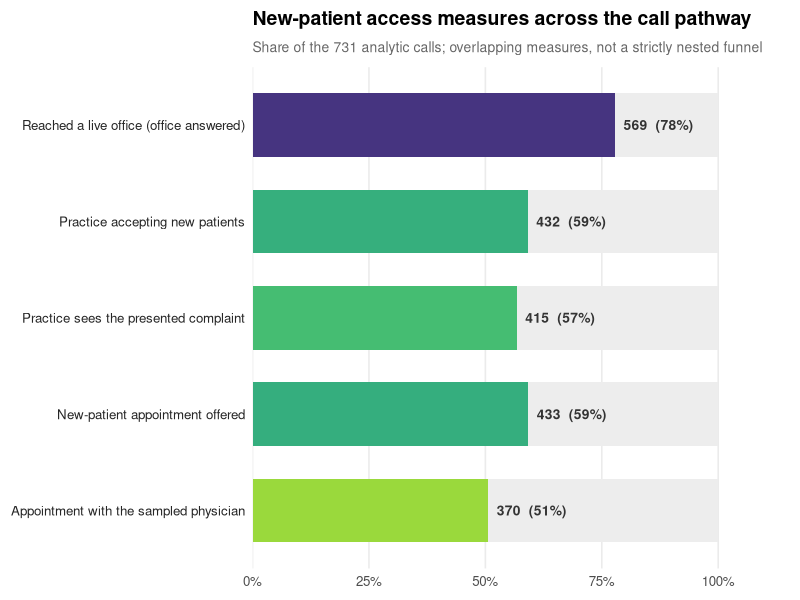

Write R code to recreate this figure.
#!/usr/bin/env Rscript
# =============================================================================
# Secondary access measures ("access cascade") for the ENT mystery-caller study.
#
# The primary model reports two outcomes (appointment OFFER, business-day WAIT).
# The call log also captured several intermediate access constructs that
# comparator simulated-patient studies treat as distinct dimensions (Campbell
# 2013; Wilkinson 2018; Hodson 2025; Pollack 2016): reachability, new-patient
# acceptance (with itemized refusal reasons), whether the practice sees the
# presented complaint, and -- among offers -- whether the appointment was with
# the sampled physician or a redirect. This script summarizes them.
#
# Output: model_output/supp/S10_access_cascade.csv          (table)
#         model_output/supp/figS6_access_cascade.png         (access-measures figure)
# =============================================================================

suppressPackageStartupMessages(library(ggplot2))
OUT <- "model_output"; SUPP <- file.path(OUT, "supp")
dir.create(SUPP, showWarnings = FALSE, recursive = TRUE)

d <- read.csv("data/processed/ent_phase2_enriched.csv", colClasses = "character", check.names = FALSE)
d <- d[d$complete == "Complete" & d$ent_type != "" & !is.na(d$ent_type), ]
N <- nrow(d)
pct <- function(x) sprintf("%.1f", 100 * x)

# ---- access-cascade measures (proportion of the analytic sample) ------------
reach   <- sum(d$office_answered == "TRUE", na.rm = TRUE)
accept  <- sum(d$new_patient_status == "Accepting", na.rm = TRUE)
sees    <- sum(d$sees_chief_complaint == "Yes", na.rm = TRUE)
offered <- sum(d$appointment_offered == "TRUE", na.rm = TRUE)
w_samp  <- sum(d$appointment_outcome == "With sampled physician", na.rm = TRUE)

cascade <- data.frame(
  group = "Access cascade (% of analytic sample)",
  measure = c("Reached a live office (office answered)",
              "Practice accepting new patients",
              "Practice sees the presented complaint",
              "New-patient appointment offered",
              "Appointment with the sampled physician"),
  n = c(reach, accept, sees, offered, w_samp),
  denom = N, stringsAsFactors = FALSE)

# ---- reasons a practice was not accepting new patients ----------------------
reasons <- table(factor(d$new_patient_status))
reasons <- reasons[grepl("^Not accepting", names(reasons))]
non_acc <- sum(reasons)
reason_df <- data.frame(
  group = "Reasons not accepting new patients (% of non-accepting)",
  measure = sub("^Not accepting: ", "", names(reasons)),
  n = as.integer(reasons), denom = non_acc, stringsAsFactors = FALSE)

# ---- among appointment offers: whom the appointment was with ----------------
# restrict to the ACTUAL offers (appointment_offered == TRUE) so the categories
# sum to `offered`; the four "different physician mentioned but no appointment
# made" calls are NOT offers and are excluded here (they sit in the no-offer arm).
od <- d[d$appointment_offered == "TRUE", ]
who_n <- c(
  sum(od$appointment_outcome == "With sampled physician"),
  sum(od$appointment_outcome == "With different physician"),
  sum(od$appointment_outcome == "With APP only"),
  sum(!(od$appointment_outcome %in%
        c("With sampled physician", "With different physician", "With APP only"))))
who_df <- data.frame(
  group = "Whom the appointment was with (% of offers)",
  measure = c("Sampled physician", "A different physician",
              "Advanced practice provider only", "Provider type not recorded"),
  n = as.integer(who_n), denom = offered, stringsAsFactors = FALSE)

tab <- rbind(cascade, reason_df, who_df)
tab$pct <- pct(tab$n / tab$denom)
tab <- tab[, c("group", "measure", "n", "denom", "pct")]
names(tab) <- c("Group", "Measure", "n", "Denominator", "%")
write.csv(tab, file.path(SUPP, "S10_access_cascade.csv"), row.names = FALSE)
cat("Wrote S10_access_cascade.csv\n"); print(tab, row.names = FALSE)

# ---- funnel figure ----------------------------------------------------------
fig <- cascade
fig$measure <- factor(fig$measure, levels = rev(fig$measure))
fig$p <- 100 * fig$n / fig$denom
g <- ggplot(fig, aes(p, measure, fill = p)) +
  # faint full-width track behind each bar for a funnel feel
  geom_col(aes(x = 100), fill = "grey93", width = 0.66) +
  geom_col(width = 0.66) +
  geom_text(aes(label = sprintf("%d  (%.0f%%)", n, p)), hjust = -0.12,
            size = 3.5, fontface = "bold", colour = "grey20") +
  scale_fill_viridis_c(option = "D", direction = -1, begin = 0.15, end = 0.85,
                       guide = "none") +
  scale_x_continuous(limits = c(0, 100), breaks = seq(0, 100, 25),
                     labels = function(x) paste0(x, "%"),
                     expand = expansion(mult = c(0, 0.14))) +
  labs(x = NULL, y = NULL,
       title = "New-patient access measures across the call pathway",
       subtitle = sprintf("Share of the %d analytic calls; overlapping measures, not a strictly nested funnel", N)) +
  theme_minimal(base_size = 12) +
  theme(
    panel.grid.major.y = element_blank(),
    panel.grid.minor   = element_blank(),
    panel.grid.major.x = element_line(colour = "grey92"),
    axis.text.y  = element_text(colour = "grey15"),
    plot.title    = element_text(face = "bold", size = 14),
    plot.subtitle = element_text(colour = "grey40", size = 10,
                                 margin = margin(t = 2, b = 8)),
    plot.margin   = margin(8, 12, 8, 8))
ggsave(file.path(SUPP, "figS6_access_cascade.png"), g, width = 8.6, height = 3.9, dpi = 200)
cat("Wrote figS6_access_cascade.png\n")
